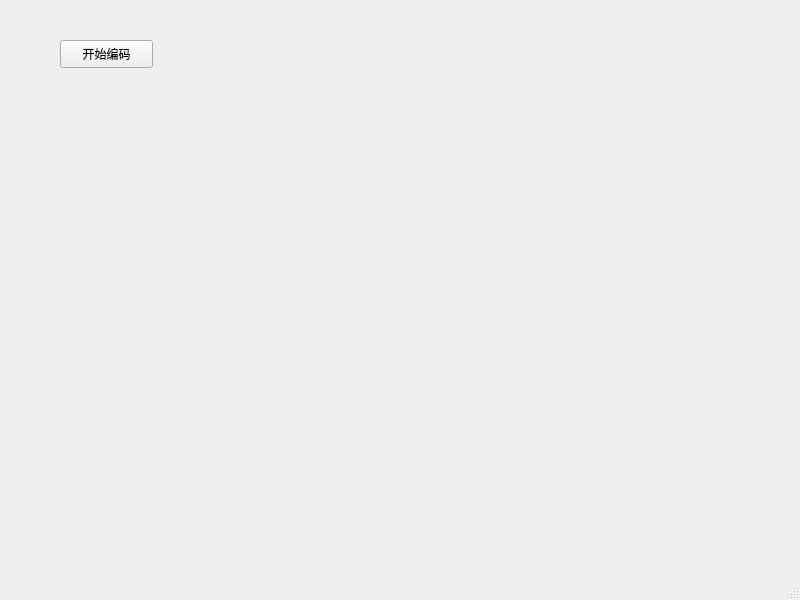
<?xml version="1.0" encoding="UTF-8"?>
<ui version="4.0">
 <class>MainWindow</class>
 <widget class="QMainWindow" name="MainWindow">
  <property name="geometry">
   <rect>
    <x>0</x>
    <y>0</y>
    <width>800</width>
    <height>600</height>
   </rect>
  </property>
  <property name="windowTitle">
   <string>MainWindow</string>
  </property>
  <widget class="QWidget" name="centralwidget">
   <widget class="QPushButton" name="audioButton">
    <property name="geometry">
     <rect>
      <x>60</x>
      <y>40</y>
      <width>93</width>
      <height>28</height>
     </rect>
    </property>
    <property name="text">
     <string>开始编码</string>
    </property>
   </widget>
  </widget>
  <widget class="QMenuBar" name="menubar">
   <property name="geometry">
    <rect>
     <x>0</x>
     <y>0</y>
     <width>800</width>
     <height>21</height>
    </rect>
   </property>
  </widget>
  <widget class="QStatusBar" name="statusbar"/>
 </widget>
 <resources/>
 <connections/>
</ui>
